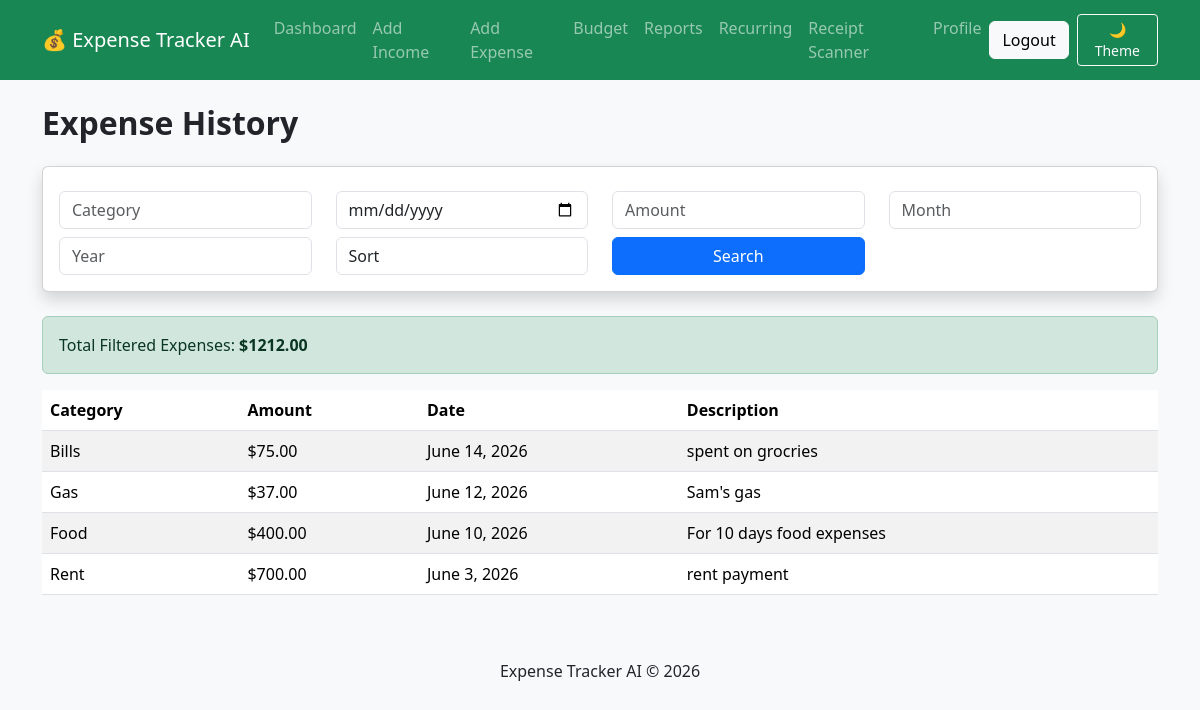
/expense/list/ (signed in), run on an earlier commit of the app's database.
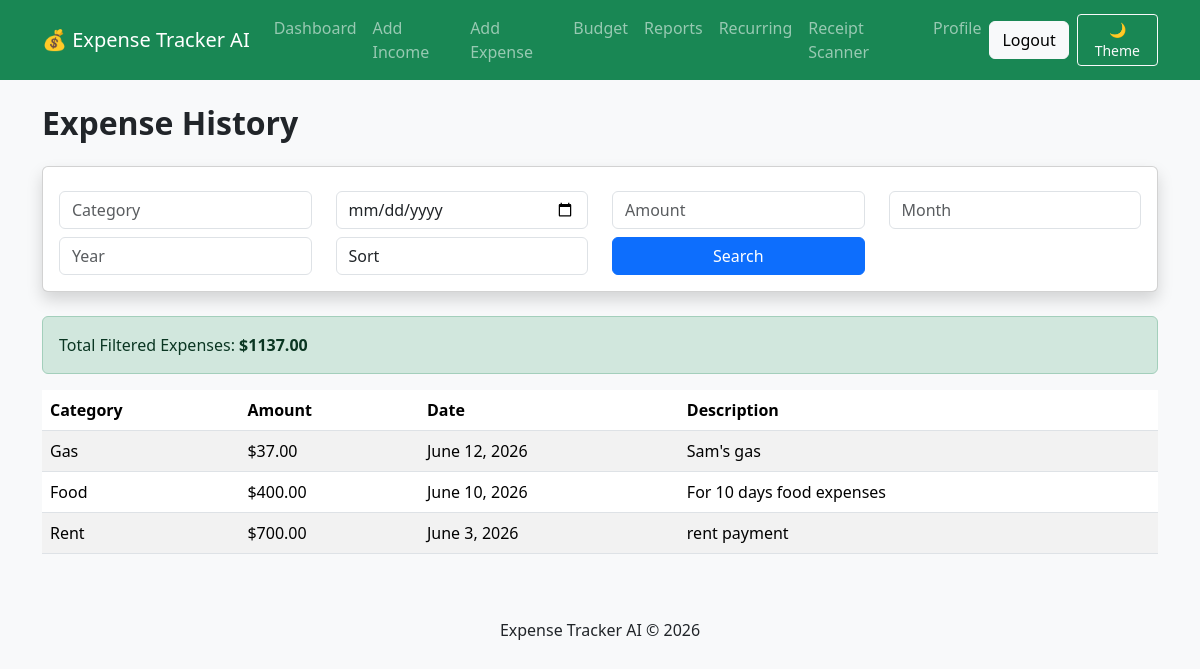
And on a later commit of the database.
### tracker/models.py (models this page shows, shortened)
class Expense(models.Model):
    CATEGORY_CHOICES = [
        ('Food', 'Food'),
        ('Rent', 'Rent'),
        ('Gas', 'Gas'),
        ('Shopping', 'Shopping'),
        ('Bills', 'Bills'),
        ('Travel', 'Travel'),
        ('Healthcare', 'Healthcare'),
        ('Other', 'Other'),
    ]
    user = models.ForeignKey(
        User,
        on_delete=models.CASCADE
    )
    category = models.CharField(
        max_length=50,
        choices=CATEGORY_CHOICES
    )
    amount = models.DecimalField(
        max_digits=10,
        decimal_places=2
    )
    date = models.DateField()
    description = models.CharField(
        max_length=200
    )

### tracker/views.py (the view)
@login_required
def expense_list(request):
    expenses = Expense.objects.filter(
        user=request.user
    )
    category = request.GET.get("category")
    expense_date = request.GET.get("date")
    amount = request.GET.get("amount")
    month = request.GET.get("month")
    year = request.GET.get("year")
    sort = request.GET.get("sort")
    if category:
        expenses = expenses.filter(
            category__icontains=category
        )
    if expense_date:
        expenses = expenses.filter(
            date=expense_date
        )
    if amount:
        expenses = expenses.filter(
            amount=amount
        )
    if month:
        expenses = expenses.filter(
            date__month=month
        )
    if year:
        expenses = expenses.filter(
            date__year=year
        )
    if sort == "high":
        expenses = expenses.order_by(
            "-amount"
        )
    elif sort == "low":
        expenses = expenses.order_by(
            "amount"
        )
    else:
        expenses = expenses.order_by(
            "-date"
        )
    filtered_total = sum(
        expense.amount
        for expense in expenses
    )
    currency_symbol = "$"
    if hasattr(request.user, "profile"):
        currency_symbol = request.user.profile.currency_symbol
    return render(
        request,
        "expense_list.html",
        {
            "expenses": expenses,
            "filtered_total": filtered_total,
            "currency_symbol": currency_symbol,
        },
    )

### templates/expense_list.html (shortened to what this page needs)
{% extends 'base.html' %}
{% block content %}
<h2 class="mb-4">
    Expense History
</h2>
<div class="card mb-4 shadow">
    <div class="card-body">
        <form method="GET">
            <div class="row">
                <div class="col-md-3 mt-2">
                    <input
                        type="text"
                        name="category"
                        class="form-control"
                        placeholder="Category">
                </div>
                <div class="col-md-3 mt-2">
                    <input
                        type="date"
                        name="date"
                        class="form-control">
                </div>
                <div class="col-md-3 mt-2">
                    <input
                        type="number"
                        name="amount"
                        class="form-control"
                        placeholder="Amount">
                </div>
                <div class="col-md-3 mt-2">
                    <input
                        type="number"
                        name="month"
                        min="1"
                        max="12"
                        class="form-control"
                        placeholder="Month">
                </div>
                <div class="col-md-3 mt-2">
                    <input
                        type="number"
                        name="year"
                        class="form-control"
                        placeholder="Year">
                </div>
                <div class="col-md-3 mt-2">
                    <select
                        name="sort"
                        class="form-control">
                        <option value="">Sort</option>
                    </select>
                </div>
                <div class="col-md-3 mt-2">
                    <button
                        class="btn btn-primary w-100">
                        Search
                    </button>
                </div>
            </div>
        </form>
    </div>
</div>
<div class="alert alert-success">
    Total Filtered Expenses:
    <strong>
        {{ currency_symbol }}{{ filtered_total }}
    </strong>
</div>
<table class="table table-striped">
    <thead>
        <tr>
            <th>Category</th>
            <th>Amount</th>
            <th>Date</th>
            <th>Description</th>
        </tr>
    </thead>
    <tbody>
        {% for expense in expenses %}
        <tr>
            <td>{{ expense.category }}</td>
            <td>
                {{ currency_symbol }}{{ expense.amount }}
            </td>
            <td>{{ expense.date }}</td>
            <td>{{ expense.description }}</td>
        </tr>
        {% endfor %}
    </tbody>
</table>
{% endblock %}

What changed in the data, as far as the page shows it:
removed Expense: category "Bills", currency_symbol "$", amount "75.00", date "June 14, 2026", description "spent on grocries"
Also different on the page:
{{ filtered_total }}: "1212.00" → "1137.00"
